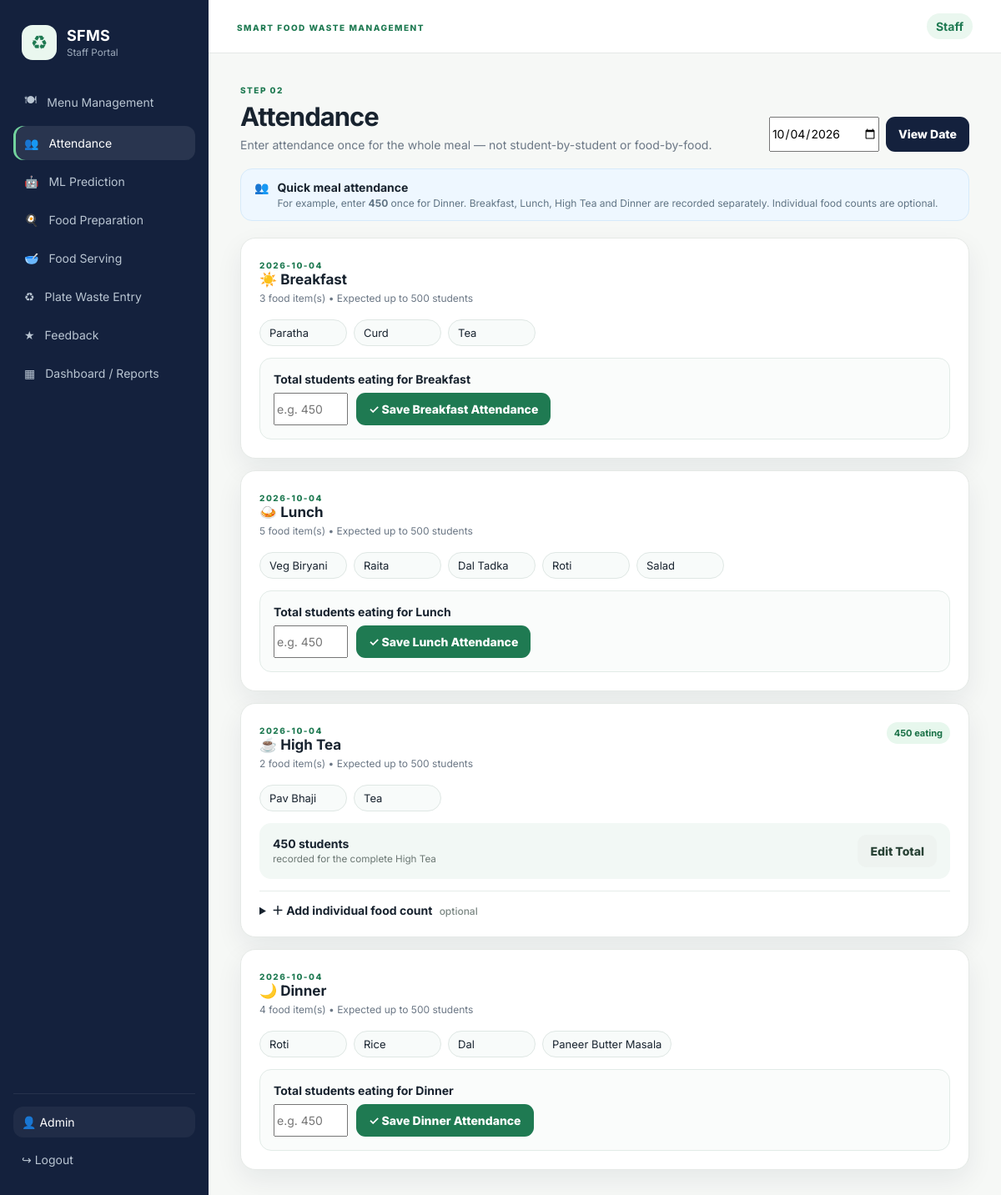
Page /staff/attendance (signed in) on the committed database.
### tables this page shows
CREATE TABLE meal_records (
        id INTEGER PRIMARY KEY AUTOINCREMENT,
        meal_date TEXT NOT NULL,
        meal_type TEXT NOT NULL,
        food_item TEXT NOT NULL,
        category TEXT,
        expected_students INTEGER NOT NULL CHECK(expected_students >= 0),
        attendance_count INTEGER,
        food_attendance_count INTEGER,
        predicted_quantity REAL,
        prediction_confidence REAL,
        prediction_model TEXT,
        prediction_confirmed INTEGER NOT NULL DEFAULT 0,
        prepared_quantity REAL,
        preparation_confirmed INTEGER NOT NULL DEFAULT 0,
        served_quantity REAL,
        serving_confirmed INTEGER NOT NULL DEFAULT 0,
        remaining_food REAL,
        plate_waste REAL,
        plate_waste_unit TEXT DEFAULT 'kg',
        total_food_waste REAL,
        waste_percentage REAL,
        waste_snapshot_filename TEXT,
        status TEXT NOT NULL DEFAULT 'menu_saved',
        created_at TEXT DEFAULT CURRENT_TIMESTAMP,
        updated_at TEXT DEFAULT CURRENT_TIMESTAMP,
        UNIQUE(meal_date, meal_type, food_item)
    );

### app.py (the view, shortened to what this page needs)
@app.route('/staff/attendance', methods=['GET','POST'])
@login_required('staff')
def attendance():
    selected_date=request.args.get('date') or date.today().isoformat()
    conn = db()
    rows = conn.execute('SELECT * FROM meal_records WHERE meal_date=? ORDER BY CASE meal_type WHEN "Breakfast" THEN 1 WHEN "Lunch" THEN 2 WHEN "High Tea" THEN 3 WHEN "Dinner" THEN 4 ELSE 5 END, id', (selected_date,)).fetchall()
    conn.close()
    groups = []
    seen = {}
    for r in rows:
        key = (r['meal_date'], r['meal_type'])
        if key not in seen:
            seen[key] = {'meal_date': r['meal_date'], 'meal_type': r['meal_type'], 'expected': 0, 'attendance': r['attendance_count'], 'items': []}
            groups.append(seen[key])
        g = seen[key]
        g['expected'] = max(g['expected'], r['expected_students'] or 0)
        if g['attendance'] is None and r['attendance_count'] is not None:
            g['attendance'] = r['attendance_count']
        g['items'].append(r)
    return render_template('attendance.html', groups=groups, selected_date=selected_date)

### app.py (called while the page is built)
def db():
    conn = sqlite3.connect(DB_PATH)
    conn.row_factory = sqlite3.Row
    conn.execute('PRAGMA foreign_keys = ON')
    return conn

def login_required(role=None):
    def deco(fn):
        @wraps(fn)
        def wrapper(*args, **kwargs):
            if 'user_id' not in session:
                return redirect(url_for('login', next=request.path))
            if role and session.get('role') != role:
                return redirect(url_for('staff_dashboard' if session.get('role') == 'staff' else ('student_home' if session.get('role') == 'student' else 'authority_dashboard')))
            return fn(*args, **kwargs)
        return wrapper
    return deco

@app.context_processor
def inject_globals():
    return {'today': date.today().isoformat(), 'current_user': session.get('name'), 'role': session.get('role')}

### templates/attendance.html (shortened to what this page needs)
{% extends 'base.html' %}{% block title %}Attendance • SFMS{% endblock %}{% block content %}
<section class="page-head"><div><span class="eyebrow">STEP 02</span><h1>Attendance</h1><p>Enter attendance once for the whole meal — not student-by-student or food-by-food.</p></div><form class="filterbar" method="get"><input type="date" name="date" value="{{selected_date}}" required><button class="btn dark">View Date</button></form></section>
<div class="alert-info">👥 <div><b>Quick meal attendance</b><span>For example, enter <strong>450</strong> once for Dinner. Breakfast, Lunch, High Tea and Dinner are recorded separately. Individual food counts are optional.</span></div></div>
<div class="stack-list">
{% for g in groups %}
<div class="card attendance-meal-card">
  <div class="card-title">
    <div><span class="eyebrow">{{g.meal_date}}</span><h3>{% if g.meal_type=='Breakfast' %}☀️{% elif g.meal_type=='Lunch' %}🍛{% elif g.meal_type=='High Tea' %}☕{% else %}🌙{% endif %} {{g.meal_type}}</h3><p>{{g['items']|length}} food item(s) • Expected up to {{g.expected}} students</p></div>
    {% if g.attendance is not none %}<span class="status good">{{g.attendance}} eating</span>{% endif %}
  </div>
  <div class="meal-food-row">{% for r in g['items'] %}<span class="food-chip">{{r.food_item}}</span>{% endfor %}</div>
  {% if g.attendance is none %}
  <form method="post" class="meal-attendance-form" data-loading>
    <label>Total students eating for {{g.meal_type}}</label><div class="attendance-entry"><input type="number" name="attendance_count" min="0" max="{{g.expected*2 if g.expected else 5000}}" placeholder="e.g. 450" required><button class="btn primary" type="submit">✓ Save {{g.meal_type}} Attendance</button></div>
  </form>
  {% else %}
  <div class="attendance-saved"><div><b>{{g.attendance}} students</b><small>recorded for the complete {{g.meal_type}}</small></div><button class="btn light" type="button" onclick="openEdit('{{g['items'][0].id}}','{{g.attendance}}','{{g.meal_type}}')">Edit Total</button></div>
  <details class="food-details"><summary>＋ Add individual food count <span>optional</span></summary><p class="muted">Use this only when a particular food needs a different count. It does not change the total meal attendance.</p>
  </details>
  {% endif %}
</div>
{% else %}<div class="empty">Create a menu first.</div>{% endfor %}
</div>
{% endblock %}

### static/css/style.css (style rules this page uses)
:root { --navy:#14213d;--green:#1f7a52;--green2:#36a269;--mint:#eaf7ef;--cream:#f7f5ef;--ink:#18232f;--muted:#6b7785;--line:#e5e9e6;--orange:#e58c2f;--red:#c94b4b;--white:#fff;--shadow:0 12px 32px rgba(20,33,61,.07);--radius:18px }
* { box-sizing:border-box }
body { margin:0;background:#f6f8f6;color:var(--ink);font-family:Inter,Arial,sans-serif;font-size:14px }
button,input,select,textarea { font:inherit }
button { cursor:pointer }
.eyebrow { font-size:10px;letter-spacing:1.5px;font-weight:800;color:var(--green) }
.page-head { padding:34px 38px 20px;display:flex;align-items:flex-end;justify-content:space-between;gap:20px }
.page-head h1 { font-size:31px;line-height:1.15;margin:7px 0 7px;letter-spacing:-1px }
.page-head p { margin:0;color:var(--muted) }
.filterbar { display:flex;gap:8px }
.filterbar input,.filterbar select { height:42px }
.card { background:white;border:1px solid var(--line);border-radius:var(--radius);padding:22px;box-shadow:var(--shadow) }
.card-title { display:flex;justify-content:space-between;align-items:flex-start;gap:15px;margin-bottom:18px }
.card-title h3 { margin:0 0 5px;font-size:17px }
.card-title p { margin:0;color:var(--muted);font-size:12px }
.status { display:inline-flex;align-items:center;padding:6px 9px;border-radius:99px;font-size:11px;font-weight:700;white-space:nowrap }
.status.good { background:#e7f7ed;color:#197046 }
.btn { border:0;border-radius:11px;padding:11px 15px;font-weight:800;transition:.18s;display:inline-flex;justify-content:center;align-items:center;gap:7px }
.btn.primary { background:var(--green);color:white }
.btn.dark { background:var(--navy);color:white }
.btn.light { background:#eef3f0;color:#294336 }
.stack-list { padding:0 38px 30px;display:grid;gap:14px }
.alert-info { margin:0 38px 20px;background:#eef7ff;border:1px solid #d6eafa;border-radius:14px;padding:13px 16px;display:flex;gap:10px }
.alert-info span { display:block;color:#607484;margin-top:3px;font-size:12px }
.food-chip { background:#f7faf8;border:1px solid #e4ebe6;border-radius:12px;padding:9px 11px;min-width:105px }
.attendance-meal-card { padding:22px }
.meal-food-row { display:flex;flex-wrap:wrap;gap:8px;margin:14px 0 }
.food-chip { padding:7px 11px;border:1px solid #dfe7e4;border-radius:999px;background:#f8fbfa;font-size:13px }
.meal-attendance-form { padding:16px;border:1px solid #e2ebe7;border-radius:14px;background:#fafcfb }
.meal-attendance-form label { display:block;font-weight:700;margin-bottom:8px }
.attendance-entry { display:flex;gap:10px }
.attendance-entry input { max-width:220px }
.attendance-saved { display:flex;justify-content:space-between;align-items:center;padding:14px 16px;border-radius:14px;background:#f2f8f5 }
.attendance-saved small { display:block;color:#6b7773;margin-top:3px }
.food-details { margin-top:14px;border-top:1px solid #e6ece9;padding-top:12px }
.food-details summary { cursor:pointer;font-weight:700 }
.food-details summary span { font-weight:500;color:#7b8783;font-size:12px;margin-left:5px }

### rows in the picture
meal_records: meal_date "2026-10-04", meal_type "Breakfast", items|length "3", expected "500", food_item "Paratha"
meal_records: food_item "Curd"
meal_records: food_item "Tea"
meal_records: meal_date "2026-10-04", meal_type "Lunch", items|length "5", expected "500", food_item "Veg Biryani"
meal_records: food_item "Raita"
meal_records: food_item "Dal Tadka"
meal_records: food_item "Roti"
meal_records: food_item "Salad"
meal_records: meal_date "2026-10-04", meal_type "High Tea", items|length "2", expected "500", attendance "450", food_item "Pav Bhaji"
meal_records: food_item "Tea"
meal_records: meal_date "2026-10-04", meal_type "Dinner", items|length "4", expected "500", food_item "Roti"
meal_records: food_item "Rice"
meal_records: food_item "Dal"
meal_records: food_item "Paneer Butter Masala"

### other values in the picture
{{ icon }} "🍽" "👥" "🤖" "🍳" "🥣" "♻" "★" "▦"
{{ label }} "Menu Management" "Attendance" "ML Prediction" "Food Preparation" "Food Serving" "Plate Waste Entry" "Feedback" "Dashboard / Reports"
{{ current_user }} "Admin"
{{ role|capitalize }} "Staff"
